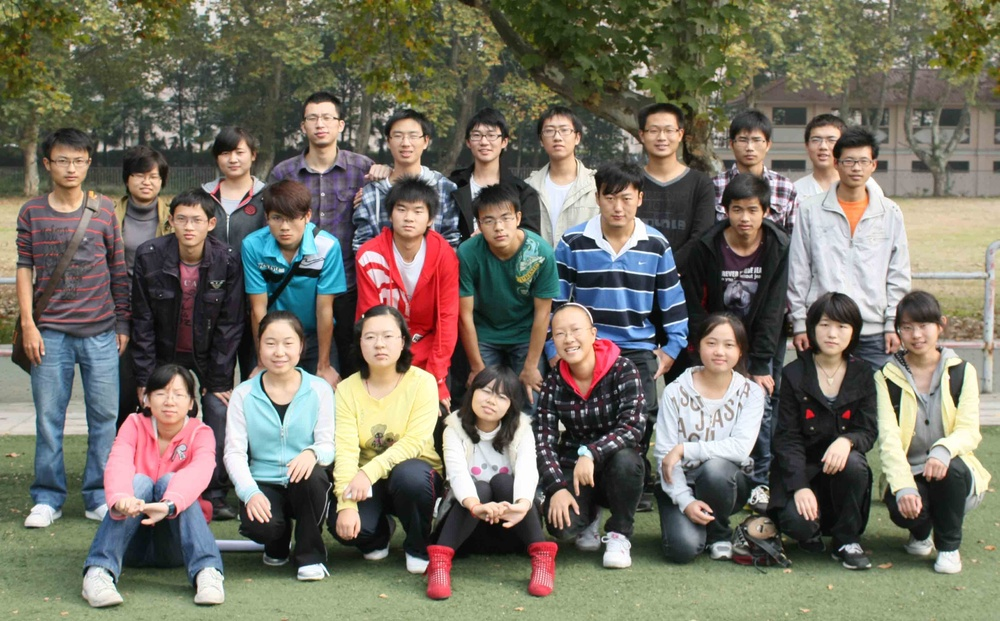
#> input picture apps/labs/module09/nba2.jpg, 1000 x 621 px, shrunk from 3470 x 2156 before the run
$ python face_detection.py
#> lines starting #> are read from the running program, lines starting #| are printed output that depends on the picture; after the words box and inside, x2 and y2 are one past the last pixel; in counts of white or black regions, pixels touching at a corner belong together
'''
Created on Nov 15, 2019

@author: cytang
'''
# -*- coding: UTF-8 -*-

"""
opencv实现人脸识别
参考：
1、https://github.com/opencv/opencv/tree/master/data/haarcascades
2、http://www.cnblogs.com/hanson1/p/7105265.html

"""
import cv2

# 待检测的图片路径
imagepath='nba2.jpg'
image = cv2.imread(imagepath)
#> image is the input picture: shape (621, 1000, 3); mean B, G, R 100.2, 113, 117

#cv2.imshow("image",image)
gray = cv2.cvtColor(image,cv2.COLOR_BGR2GRAY)
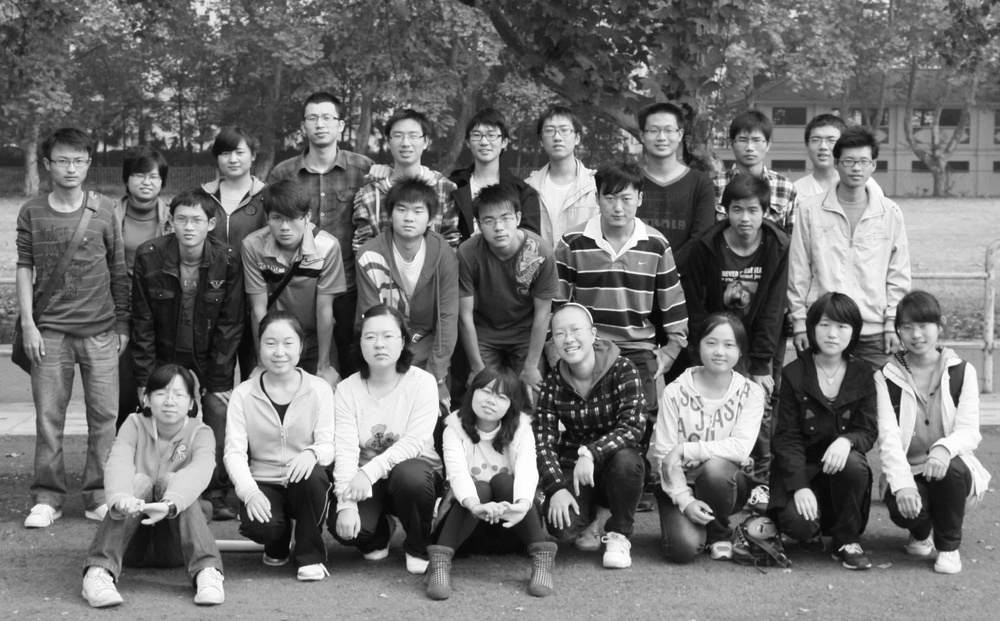
#> gray: shape (621, 1000); min 4, max 255, mean 112.8


'''
# 获取人脸识别训练数据

对于人脸特征的一些描述，opencv在读取完数据后很据训练中的样品数据，
就可以感知读取到的图片上的特征，进而对图片进行人脸识别。
xml数据下载，
参考：https://github.com/opencv/opencv/tree/master/data/haarcascades
'''

face_cascade = cv2.CascadeClassifier('/Users/cytang/program/opencv-4.1.2/data/haarcascades/haarcascade_frontalface_default.xml')

# 探测人脸
# 根据训练的数据来对新图片进行识别的过程。
faces = face_cascade.detectMultiScale(
  gray,
  scaleFactor = 1.15,
  minNeighbors = 5,
  minSize = (5,5),
  flags = cv2.CASCADE_SCALE_IMAGE
)
#> faces = 20 rows, first 6: [806, 127, 35, 35], [300, 102, 42, 42], [385, 119, 43, 43], [464, 119, 42, 42], [732, 126, 37, 37], [168, 203, 43, 43]

# 我们可以随意的指定里面参数的值，来达到不同精度下的识别。返回值就是opencv对图片的探测结果的体现。

# 处理人脸探测的结果
print ("发现{0}个人脸!".format(len(faces)))
#| 发现20个人脸!
for(x,y,w,h) in faces:
    cv2.rectangle(image,(x,y),(x+w,y+w),(0,255,0),2)
#> this loop made 20 passes
#> (x, y, w, h) on passes 1 to 12: (806, 127, 35, 35), (300, 102, 42, 42), (385, 119, 43, 43), (464, 119, 42, 42), (732, 126, 37, 37), (168, 203, 43, 43), (537, 114, 43, 43), (640, 112, 47, 47), (835, 145, 43, 43), (47, 143, 48, 48), (548, 313, 47, 47), (723, 193, 45, 45)
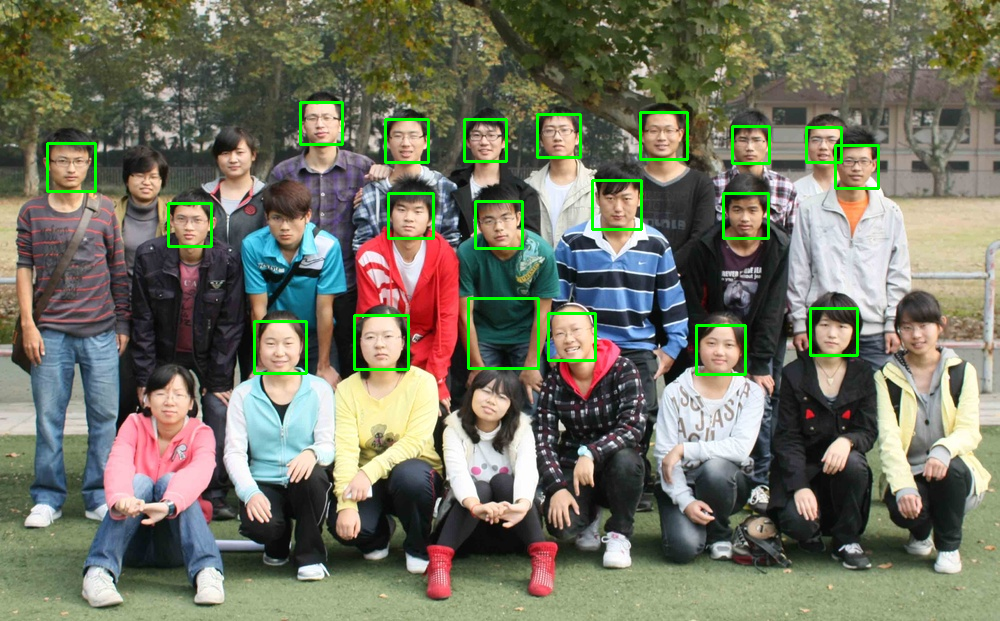
#> image: shape (621, 1000, 3); 1.78% of pixels changed, all inside (x1, y1, x2, y2) = (46, 101, 880, 376)
    # cv2.circle(image,((x+x+w)/2,(y+y+h)/2),w/2,(0,255,0),2)

#show changeable image
cv2.namedWindow("image", cv2.WINDOW_NORMAL)
cv2.imshow("image",image)
k = cv2.waitKey(0) & 0xFF
#> (key Esc is pressed here)
if k==27:
    cv2.destroyAllWindows()
elif k==ord('s'):
    #write to disk
    cv2.imwrite("NBA.png",image)
    cv2.destroyAllWindows()

$ run again, with apps/labs/module09/nba1.jpg copied over apps/labs/module09/nba2.jpg
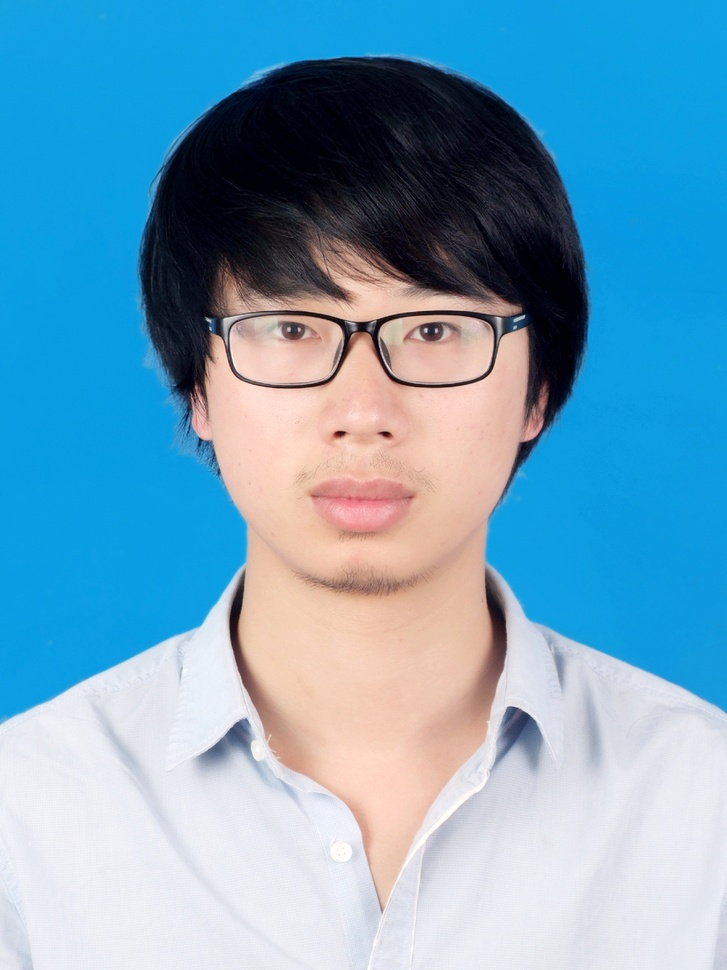
#> input picture apps/labs/module09/nba1.jpg, 727 x 970 px, shrunk from 900 x 1200 before the run
#> image is the input picture: shape (970, 727, 3); mean B, G, R 189.4, 162.1, 113.7
#> `gray = cv2.cvtColor(image,cv2.COLOR_BGR2GRAY)`:
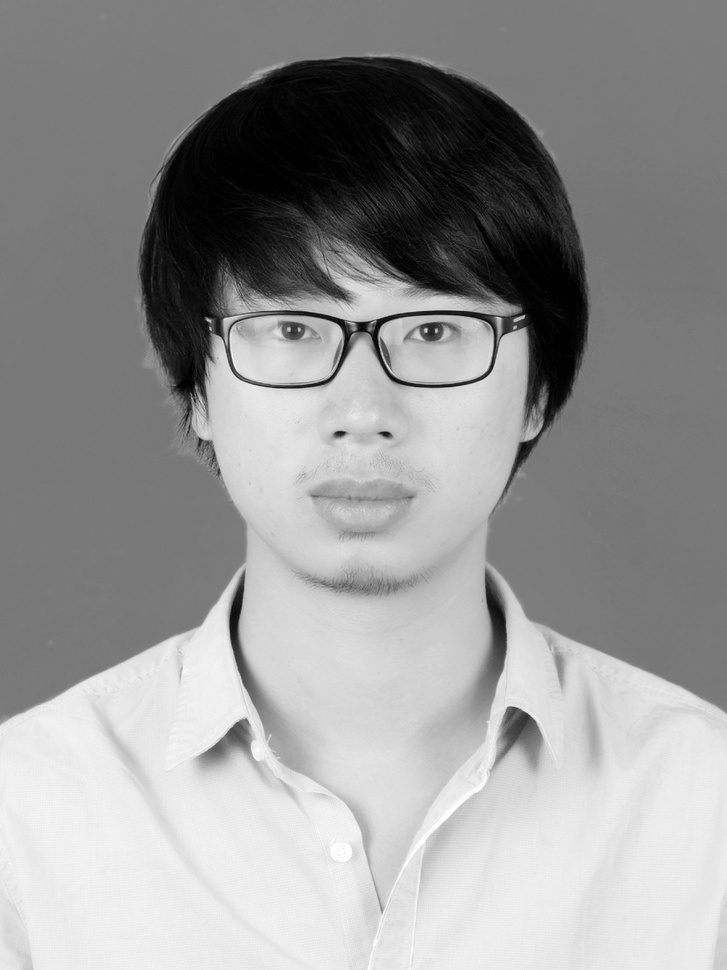
#> gray: shape (970, 727); min 0, max 255, mean 150.8
#> faces = [[156, 194, 410, 410]]
#| 发现1个人脸!
#> the loop `for(x,y,w,h) in faces:` made 1 pass
#> after the loop `for(x,y,w,h) in faces:`:
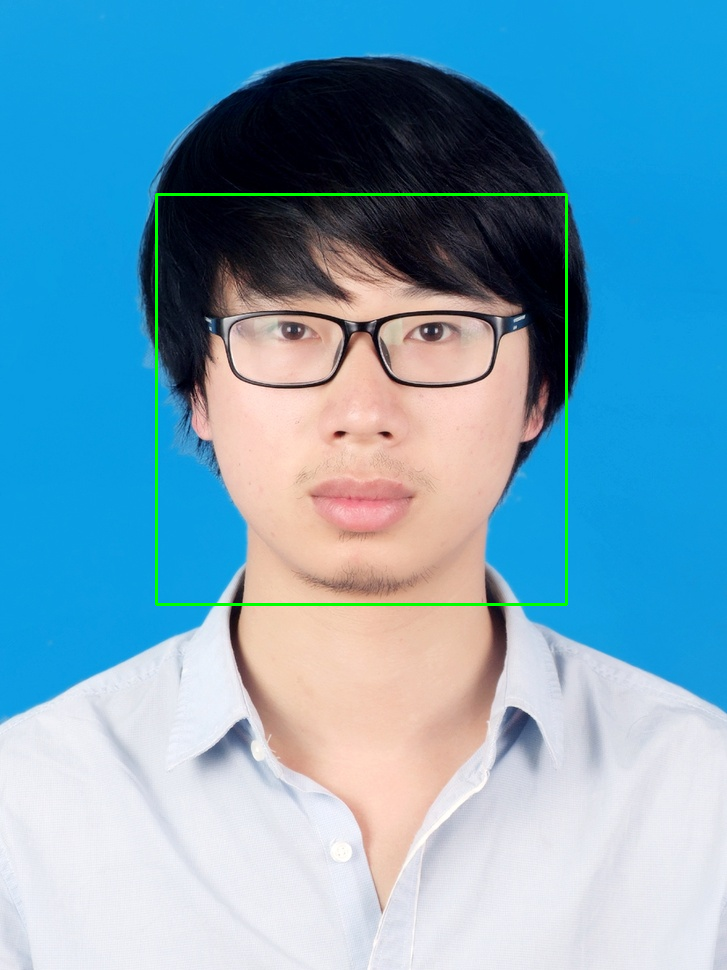
#> image: shape (970, 727, 3); 0.7% of pixels changed, all inside (x1, y1, x2, y2) = (155, 193, 568, 606)
